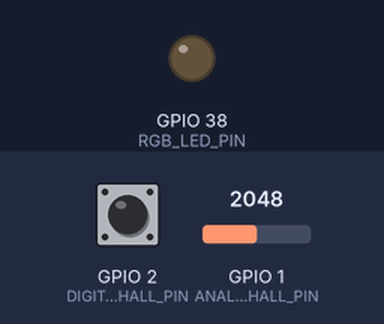
The sketch below on a simulated ESP32-S3. Parts: output pins drawn as LEDs (lit = HIGH). Inputs (shaded band) come from the test bench; at power-on: GPIO 1 (ANALOG_HALL_PIN) = 2048, GPIO 2 (DIGITAL_HALL_PIN) HIGH (analog values on the 0–4095 scale). What the sketch prints to the serial monitor is not drawn.

Above: at 1.3 s.
1.4 s: GPIO 1 (ANALOG_HALL_PIN) set to 2217
At 2.6 s:
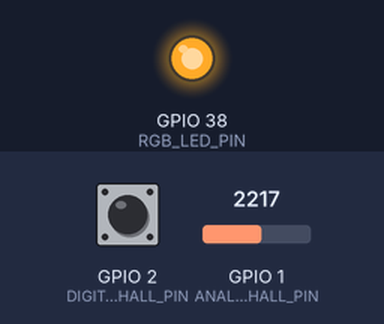
4.5 s: GPIO 1 (ANALOG_HALL_PIN) set to 2047
At 5.2 s:
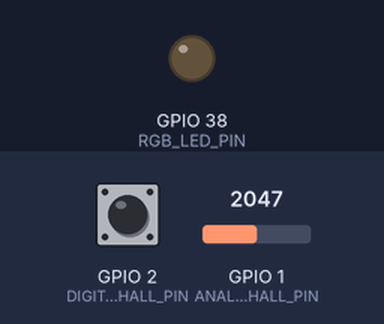
6.0 s: GPIO 2 (DIGITAL_HALL_PIN) pulled LOW for 1 s
At 6.5 s:
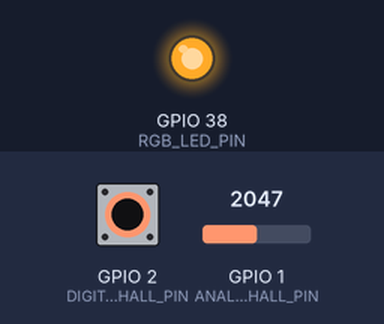
8.5 s: GPIO 2 (DIGITAL_HALL_PIN) pulled LOW for 3.2 s
At 12.2 s:
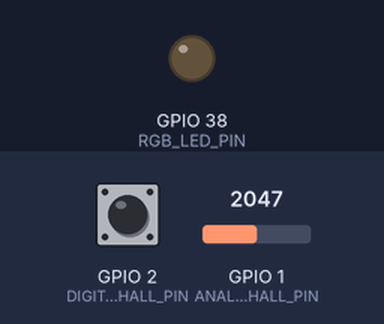
Timing chart, 0 to 13.7 s (numbered marks = the images above; inputs shaded):
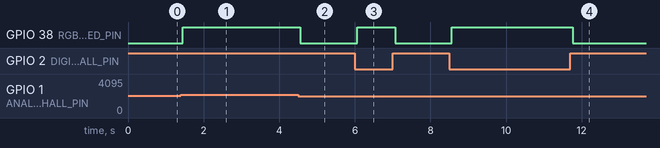

The sketch:

05-011_Hall_effect_sensor_with_magnet.ino
```cpp
/*  05.011 - Hall Effect Sensor Implementation for ESP32-S3
 *
 * Course: IoT Development with ESP32-S3
 * Target Hardware: ESP32-S3-DevKitC-1 v1.1
 * Module: ESP32-S3-WROOM-1-N16R16V
 *
 * IMPORTANT HARDWARE LIMITATION NOTICE:
 * ====================================
 * The ESP32-S3 does NOT have a built-in Hall effect sensor like the original ESP32.
 * This script demonstrates this limitation and provides alternatives using external
 * Hall sensors for educational purposes.
 *
 * HARDWARE INFORMATION:
 * =====================
 * Board: ESP32-S3-DevKitC-1 v1.1
 * Module: ESP32-S3-WROOM-1-N16R16V with 16MB Flash + 16MB PSRAM
 * CPU: Dual-core Xtensa LX7 @ 240MHz
 * ADC: 12-bit resolution (0-4095), multiple channels available
 * GPIO: Avoid GPIO35-37 (reserved for internal SPI flash/PSRAM)
 * USB: Native USB support via GPIO19/20
 * RGB LED: WS2812 on GPIO38 (v1.1)
 *
 * CIRCUIT DIAGRAM (External Hall Sensor Option):
 * ==============================================
 *
 *                    ESP32-S3-DevKitC-1
 *                  ┌─────────────────────┐
 *                  │                     │
 *                  │               GPIO2 ├─────┐
 *                  │                     │     │
 *                  │               3.3V  ├─────┼─────┐
 *                  │                     │     │     │
 *                  │               GND   ├─────┼─────┼─────┐
 *                  │                     │     │     │     │
 *                  └─────────────────────┘     │     │     │
 *                                              │     │     │
 *                  ┌─────────────────────┐     │     │     │
 *                  │   A3144 Hall Sensor │     │     │     │
 *                  │                     │     │     │     │
 *                  │     [1] [2] [3]     │     │     │     │
 *                  └──────┬───┬───┬──────┘     │     │     │
 *                         │   │   │            │     │     │
 *                       VCC OUT GND            │     │     │
 *                         │   │   │            │     │     │
 *                         └───┼───┼────────────┘     │     │
 *                             │   │                  │     │
 *                             └───┼──────────────────┘     │
 *                                 │                        │
 *                                 └────────────────────────┘
 *
 * Alternative: Use analog Hall sensor (A1302, SS495A) connected to ADC pin
 *
 * COMPONENTS:
 * ===========
 * Required:
 * - ESP32-S3-DevKitC-1 v1.1 board
 * - USB-C cable for programming and power
 *
 * Optional (for external Hall sensor demo):
 * - A3144 Digital Hall sensor (or similar)
 * - A1302 Analog Hall sensor (alternative)
 * - 10kΩ pull-up resistor (for digital sensor)
 * - Breadboard and jumper wires
 * - Neodymium magnet for testing
 *
 * GPIO ASSIGNMENTS:
 * =================
 * GPIO2  - External digital Hall sensor input (with pull-up)
 * GPIO1  - External analog Hall sensor input (ADC1_CH0)
 * GPIO38 - Built-in RGB LED (WS2812)
 *
 * TECHNICAL NOTES:
 * ================
 * 1. ESP32-S3 removed several features from original ESP32:
 *    - Built-in Hall effect sensor (hallRead() function not available)
 *    - DAC (Digital-to-Analog Converter)
 *    - Ultra Low Power (ULP) coprocessor
 *
 * 2. Alternative approaches:
 *    - Use external digital Hall sensors (A3144, A3141, etc.)
 *    - Use external analog Hall sensors (A1302, SS495A, etc.)
 *    - Use magnetometer IC (HMC5883L, QMC5883L)
 *
 * 3. ADC Configuration:
 *    - ESP32-S3 has 12-bit ADC resolution (0-4095)
 *    - ADC1: GPIO1-GPIO10 (recommended for WiFi compatibility)
 *    - ADC2: GPIO11-GPIO20 (may conflict with WiFi)
 *
 * IDE REQUIREMENTS:
 * =================
 * - Arduino IDE 2.0+
 * - ESP32 Arduino Core v3.0+
 * - Board: "ESP32S3 Dev Module"
 * - USB CDC On Boot: "Enabled" (for native USB serial)
 *
 * Created: March 26 2019 by Peter Dalmaris (original ESP32 version)
 * Updated: December 2024 for ESP32-S3 compatibility and educational enhancement
 */

// ============================================================================
// LIBRARY INCLUDES
// ============================================================================
// No external libraries required for this demonstration

// ============================================================================
// CONFIGURATION CONSTANTS
// ============================================================================
const uint8_t DIGITAL_HALL_PIN = 2;        // GPIO2 for digital Hall sensor
const uint8_t ANALOG_HALL_PIN = 1;         // GPIO1 for analog Hall sensor (ADC1_CH0)
const uint8_t RGB_LED_PIN = 38;             // Built-in RGB LED (ESP32-S3-DevKitC-1 v1.1)

const uint32_t SERIAL_BAUD_RATE = 115200;  // Higher baud rate for better performance
const uint32_t SAMPLING_INTERVAL_MS = 100; // 100ms between readings
const uint16_t ADC_RESOLUTION = 12;         // 12-bit ADC resolution
const uint16_t ADC_MAX_VALUE = 4095;        // Maximum ADC value (2^12 - 1)

// Analog Hall sensor calibration (adjust based on your specific sensor)
const uint16_t ANALOG_HALL_BASELINE = 2048; // Typical baseline for 3.3V operation
const uint16_t ANALOG_HALL_THRESHOLD = 100; // Sensitivity threshold

// ============================================================================
// GLOBAL VARIABLES
// ============================================================================
uint32_t lastReadingTime = 0;               // Timestamp of last sensor reading
bool digitalHallState = false;              // Current digital Hall sensor state
bool lastDigitalHallState = false;          // Previous digital Hall sensor state
uint16_t analogHallValue = 0;               // Current analog Hall sensor value
uint32_t readingCounter = 0;                // Counter for number of readings taken

// ============================================================================
// SETUP FUNCTION
// ============================================================================
void setup() {
    // Initialize serial communication with higher baud rate
    Serial.begin(SERIAL_BAUD_RATE);

    // Wait for serial connection (important for native USB)
    while (!Serial && millis() < 3000) {
        delay(100);
    }

    // Print startup banner and hardware information
    printStartupBanner();

    // Configure ADC resolution for precise readings
    analogReadResolution(ADC_RESOLUTION);

    // Configure GPIO pins
    pinMode(DIGITAL_HALL_PIN, INPUT_PULLUP);  // Digital Hall sensor with pull-up
    pinMode(RGB_LED_PIN, OUTPUT);             // RGB LED pin

    // Initialize RGB LED (turn off)
    digitalWrite(RGB_LED_PIN, LOW);

    // Print configuration information
    printConfigurationInfo();

    // Demonstrate the Hall sensor limitation
    demonstrateHallSensorLimitation();

    Serial.println(F("=== Starting sensor monitoring ==="));
    Serial.println(F("Bring a magnet near the external Hall sensor (if connected)"));
    Serial.println();
}

// ============================================================================
// MAIN LOOP FUNCTION
// ============================================================================
void loop() {
    // Check if it's time for the next reading
    if (millis() - lastReadingTime >= SAMPLING_INTERVAL_MS) {
        lastReadingTime = millis();
        readingCounter++;

        // Read both digital and analog Hall sensors (if connected)
        readDigitalHallSensor();
        readAnalogHallSensor();

        // Print readings in a formatted manner
        printSensorReadings();

        // Update RGB LED based on sensor state
        updateStatusLED();
    }

    // Small delay to prevent excessive CPU usage
    delay(1);
}

// ============================================================================
// SENSOR READING FUNCTIONS
// ============================================================================

/**
 * Read digital Hall sensor state
 * Digital Hall sensors typically output LOW when magnet is detected
 */
void readDigitalHallSensor() {
    lastDigitalHallState = digitalHallState;
    digitalHallState = !digitalRead(DIGITAL_HALL_PIN); // Invert because sensor is active LOW

    // Detect state changes
    if (digitalHallState != lastDigitalHallState) {
        if (digitalHallState) {
            Serial.println(F("🧲 Digital Hall: MAGNET DETECTED!"));
        } else {
            Serial.println(F("   Digital Hall: Magnet removed"));
        }
    }
}

/**
 * Read analog Hall sensor value
 * Analog sensors provide proportional output based on magnetic field strength
 */
void readAnalogHallSensor() {
    analogHallValue = analogRead(ANALOG_HALL_PIN);
}

/**
 * Print formatted sensor readings to serial monitor
 */
void printSensorReadings() {
    // Print reading counter and timestamp
    Serial.printf("Reading #%lu (t=%lu ms): ", readingCounter, millis());

    // Print digital Hall sensor state
    Serial.printf("Digital=%s ", digitalHallState ? "DETECTED" : "none");

    // Print analog Hall sensor value and calculated field strength
    int16_t fieldStrength = analogHallValue - ANALOG_HALL_BASELINE;
    Serial.printf("Analog=%d (field=%+d) ", analogHallValue, fieldStrength);

    // Indicate significant magnetic field detection
    if (abs(fieldStrength) > ANALOG_HALL_THRESHOLD) {
        Serial.printf("🧲 STRONG FIELD! ");
    }

    Serial.println();
}

/**
 * Update the RGB LED based on Hall sensor state
 */
void updateStatusLED() {
    // Simple binary indication: LED on when magnet detected
    if (digitalHallState || (abs(analogHallValue - ANALOG_HALL_BASELINE) > ANALOG_HALL_THRESHOLD)) {
        digitalWrite(RGB_LED_PIN, HIGH);  // Turn on LED when magnet detected
    } else {
        digitalWrite(RGB_LED_PIN, LOW);   // Turn off LED when no magnet
    }
}

// ============================================================================
// UTILITY AND EDUCATIONAL FUNCTIONS
// ============================================================================

/**
 * Print startup banner with course and hardware information
 */
void printStartupBanner() {
    Serial.println(F("\n" "=" "=" "=" "=" "=" "=" "=" "=" "=" "=" "=" "=" "=" "=" "=" "=" "=" "=" "=" "=" "=" "=" "=" "=" "=" "=" "=" "=" "=" "=" "=" "=" "=" "=" "=" "=" "=" "=" "=" "=" "=" "=" "=" "=" "=" "=" "=" "=" "=" "=" "=" "=" "=" "=" "=" "=" "=" "=" "=" "=" "="));
    Serial.println(F("  ESP32-S3 Hall Effect Sensor Implementation"));
    Serial.println(F("  Course: IoT Development with ESP32-S3"));
    Serial.println(F("  Lesson: 05.010 - Hall Effect Sensors"));
    Serial.println(F("=" "=" "=" "=" "=" "=" "=" "=" "=" "=" "=" "=" "=" "=" "=" "=" "=" "=" "=" "=" "=" "=" "=" "=" "=" "=" "=" "=" "=" "=" "=" "=" "=" "=" "=" "=" "=" "=" "=" "=" "=" "=" "=" "=" "=" "=" "=" "=" "=" "=" "=" "=" "=" "=" "=" "=" "=" "=" "=" "=" "="));
    Serial.printf("Hardware: %s\n", "ESP32-S3-DevKitC-1 v1.1");
    Serial.printf("Module: %s\n", "ESP32-S3-WROOM-1-N16R16V");
    Serial.printf("CPU Frequency: %d MHz\n", getCpuFrequencyMhz());
    Serial.printf("Flash Size: %d MB\n", ESP.getFlashChipSize() / (1024 * 1024));
    Serial.printf("Free Heap: %d bytes\n", ESP.getFreeHeap());
    Serial.println();
}

/**
 * Print configuration and pin assignment information
 */
void printConfigurationInfo() {
    Serial.println(F("Configuration:"));
    Serial.printf("  Serial Baud Rate: %lu bps\n", SERIAL_BAUD_RATE);
    Serial.printf("  Sampling Interval: %lu ms\n", SAMPLING_INTERVAL_MS);
    Serial.printf("  ADC Resolution: %d bits (%d max value)\n", ADC_RESOLUTION, ADC_MAX_VALUE);
    Serial.println();

    Serial.println(F("GPIO Assignments:"));
    Serial.printf("  Digital Hall Sensor: GPIO%d (with pull-up)\n", DIGITAL_HALL_PIN);
    Serial.printf("  Analog Hall Sensor:  GPIO%d (ADC1_CH0)\n", ANALOG_HALL_PIN);
    Serial.printf("  RGB LED:             GPIO%d\n", RGB_LED_PIN);
    Serial.println();
}

/**
 * Demonstrate and explain the Hall sensor limitation on ESP32-S3
 */
void demonstrateHallSensorLimitation() {
    Serial.println(F("⚠️  IMPORTANT HARDWARE LIMITATION NOTICE ⚠️"));
    Serial.println(F("=" "=" "=" "=" "=" "=" "=" "=" "=" "=" "=" "=" "=" "=" "=" "=" "=" "=" "=" "=" "=" "=" "=" "=" "=" "=" "=" "=" "=" "=" "=" "=" "=" "=" "=" "=" "=" "=" "=" "=" "=" "=" "=" "=" "=" "="));
    Serial.println(F("The ESP32-S3 does NOT have a built-in Hall effect sensor."));
    Serial.println(F(""));
    Serial.println(F("Original ESP32 features removed in ESP32-S3:"));
    Serial.println(F("  ❌ Built-in Hall effect sensor (hallRead() function)"));
    Serial.println(F("  ❌ Digital-to-Analog Converter (DAC)"));
    Serial.println(F("  ❌ Ultra Low Power (ULP) coprocessor"));
    Serial.println(F(""));
    Serial.println(F("Reasons for removal:"));
    Serial.println(F("  • Cost optimization for mass production"));
    Serial.println(F("  • Die size reduction"));
    Serial.println(F("  • Focus on core WiFi/Bluetooth performance"));
    Serial.println(F("  • External sensors provide better accuracy"));
    Serial.println(F(""));
    Serial.println(F("Alternative solutions:"));
    Serial.println(F("  ✅ External digital Hall sensors (A3144, A3141)"));
    Serial.println(F("  ✅ External analog Hall sensors (A1302, SS495A)"));
    Serial.println(F("  ✅ Digital magnetometers (HMC5883L, QMC5883L)"));
    Serial.println(F("  ✅ Better sensitivity and accuracy"));
    Serial.println(F("=" "=" "=" "=" "=" "=" "=" "=" "=" "=" "=" "=" "=" "=" "=" "=" "=" "=" "=" "=" "=" "=" "=" "=" "=" "=" "=" "=" "=" "=" "=" "=" "=" "=" "=" "=" "=" "=" "=" "=" "=" "=" "=" "=" "=" "="));
    Serial.println();

    // Attempt to call hallRead() to demonstrate the compilation error
    Serial.println(F("Demonstration: Attempting to call hallRead()..."));
    Serial.println(F("Result: This would cause a compilation error because"));
    Serial.println(F("        hallRead() function does not exist on ESP32-S3."));
    Serial.println();

    // Show what the original code would have looked like
    Serial.println(F("Original ESP32 code would have been:"));
    Serial.println(F("  int hallValue = hallRead();"));
    Serial.println(F("  Serial.println(hallValue);"));
    Serial.println();
}

// ============================================================================
// EDUCATIONAL HELPER FUNCTIONS
// ============================================================================

/**
 * Convert ADC reading to approximate voltage
 * Useful for understanding analog sensor behavior
 */
float adcToVoltage(uint16_t adcValue) {
    return (float)adcValue * 3.3f / (float)ADC_MAX_VALUE;
}

/**
 * Calculate magnetic field strength indication
 * This is a simplified calculation for educational purposes
 */
int16_t calculateFieldStrength(uint16_t adcValue) {
    return adcValue - ANALOG_HALL_BASELINE;
}

/**
 * Print troubleshooting information
 * Call this function if sensors are not working as expected
 */
void printTroubleshootingInfo() {
    Serial.println(F("TROUBLESHOOTING GUIDE:"));
    Serial.println(F("====================="));
    Serial.println(F(""));
    Serial.println(F("No external sensors connected:"));
    Serial.println(F("  • This is normal - the demo shows the limitation"));
    Serial.println(F("  • Digital readings will show 'none' (pull-up)"));
    Serial.println(F("  • Analog readings will show ADC noise"));
    Serial.println(F(""));
    Serial.println(F("Digital Hall sensor not working:"));
    Serial.println(F("  • Check VCC connection (3.3V)"));
    Serial.println(F("  • Check GND connection"));
    Serial.println(F("  • Verify signal pin connection (GPIO2)"));
    Serial.println(F("  • Ensure magnet polarity is correct"));
    Serial.println(F(""));
    Serial.println(F("Analog Hall sensor not working:"));
    Serial.println(F("  • Check power supply connections"));
    Serial.println(F("  • Verify ADC pin connection (GPIO1)"));
    Serial.println(F("  • Adjust ANALOG_HALL_BASELINE constant"));
    Serial.println(F("  • Try different magnet strengths"));
    Serial.println(F(""));
    Serial.println(F("General tips:"));
    Serial.println(F("  • Use strong neodymium magnets"));
    Serial.println(F("  • Bring magnet very close to sensor"));
    Serial.println(F("  • Try both north and south poles"));
    Serial.println(F("  • Check sensor datasheet for specifications"));
    Serial.println();
}
```

Measured:
- the behaviour switches between 2148 and 2149 on GPIO 1 (ANALOG_HALL_PIN) (found by bisection; images 0 and 1)
- after the input at 1.4 s, GPIO 38 (RGB_LED_PIN): LOW → HIGH after 0.05 s
- after the input at 4.5 s, GPIO 38 (RGB_LED_PIN): HIGH → LOW after 0.06 s
- after the input at 6.0 s, GPIO 38 (RGB_LED_PIN): LOW → HIGH after 0.06 s, → LOW 1.0 s later
- after the input at 8.5 s, GPIO 38 (RGB_LED_PIN): LOW → HIGH after 0.06 s, → LOW 3.2 s later
